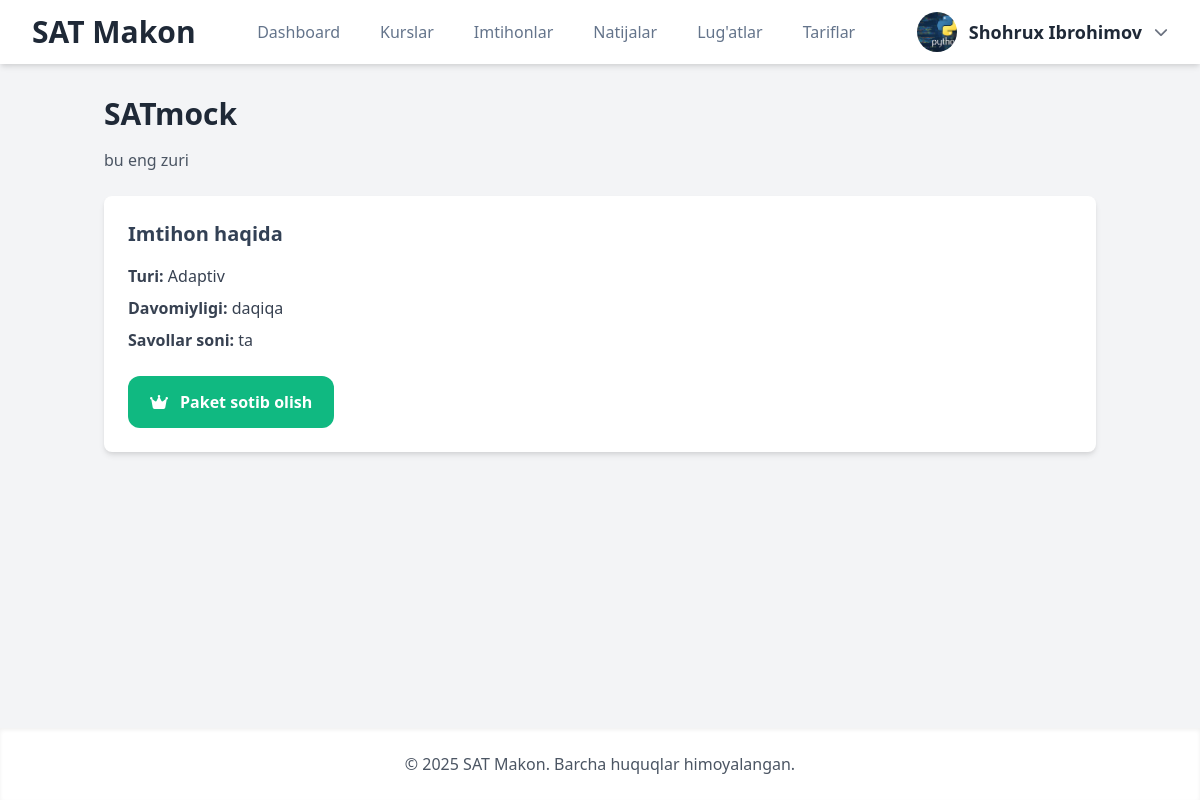
The app's page /edu-pro/exams/3/ (signed in) with its own data.
### Mock/models.py (models this page shows, shortened)
class CustomUser(AbstractUser):
    first_name = None
    last_name = None
    full_name = models.CharField(max_length=255, verbose_name="To'liq ism (F.I.Sh)")
    email = models.EmailField(unique=True, verbose_name="Elektron pochta")
    phone_number = models.CharField(max_length=20, unique=True, null=True, blank=True, verbose_name="Telefon raqami")
    center = models.ForeignKey(
        Center,
        on_delete=models.SET_NULL,
        null=True,
        blank=True,
        related_name='members',
        verbose_name="O'quv Markazi"
    )
    ROLE_CHOICES = [
        ('student', "O'quvchi"),
        ('teacher', "O'qituvchi"),
        ('center_admin', "Markaz Admini"),
        ('admin', "Platforma Super Admini"),
    ]
    role = models.CharField(max_length=20, choices=ROLE_CHOICES, default='student', verbose_name="Foydalanuvchi roli")
    profile_picture = models.ImageField(upload_to='profile_pics/', null=True, blank=True, verbose_name="Profil rasmi")
    bio = models.TextField(max_length=500, blank=True, verbose_name="O'zi haqida")
    ability = models.FloatField(default=0.0, verbose_name="Foydalanuvchi qobiliyati (Rasch)")
    teacher = models.ForeignKey(
        'self',
        on_delete=models.SET_NULL,
        null=True,
        blank=True,
        limit_choices_to=models.Q(role='teacher') | models.Q(role='center_admin'),
        related_name='students',
        verbose_name="Biriktirilgan Ustoz/Admin"
    )
    is_approved = models.BooleanField(default=True, verbose_name="Tasdiqlangan")
    is_banned = models.BooleanField(default=False, verbose_name="Bloklangan")
    USERNAME_FIELD = 'username'
    REQUIRED_FIELDS = ['email', 'full_name']
    def get_full_name(self):
        return self.full_name.strip()
    class Meta:
        verbose_name = "Foydalanuvchi"
        verbose_name_plural = "Foydalanuvchilar"

class Exam(models.Model):
    teacher = models.ForeignKey(settings.AUTH_USER_MODEL, on_delete=models.CASCADE, verbose_name="Ustoz")
    title = models.CharField(max_length=200, verbose_name="Test nomi")
    is_subject_exam = models.BooleanField(
        default=False,
        verbose_name="Mavzu testi",
        help_text="Agar bu imtihon to'liq SAT sinovi emas, balki biror mavzu bo'yicha test bo'lsa"
    )
    passing_percentage = models.PositiveIntegerField(
        default=60,
        verbose_name="O'tish foizi (%)",
        help_text="O'quvchi keyingi darsga o'tishi uchun to'plashi kerak bo'lgan minimal foiz (0-100)"
    )
    description = models.TextField(verbose_name="Tavsif", blank=True, null=True)
    is_premium = models.BooleanField(default=True, verbose_name="Pullik imtihon")
    is_active = models.BooleanField(default=True, verbose_name="Aktiv")
    created_at = models.DateTimeField(auto_now_add=True)
    center = models.ForeignKey(
        'Center',
        on_delete=models.CASCADE,
        related_name='exams',
        verbose_name="Tegishli Markaz",
        null=True
    )
    sections = models.ManyToManyField(
        'ExamSection',
        through='ExamSectionOrder',
        related_name='exams',
        verbose_name="Imtihon bo‘limlari"
    )
    class Meta:
        verbose_name = "Imtihon"
        verbose_name_plural = "Imtihonlar"
        unique_together = ('title', 'center')
        ordering = ['title']
    def get_or_create_flashcard_exam(self):
        if hasattr(self, 'flashcard_exam'):
            return getattr(self, 'flashcard_exam', None)

### Mock/views.py (the view)
# urls.py: path('<slug:slug>/exams/<int:exam_id>/', views.exam_detail_view, name='exam_detail'),
@login_required(login_url='login')
def exam_detail_view(request, slug, exam_id):
    center = get_object_or_404(Center, slug=slug)
    if request.user.center is None or request.user.center != center:
        messages.error(request, "Bu sahifaga kirish huquqingiz yo‘q.")
        return redirect('index')
    exam = get_object_or_404(
        Exam,
        id=exam_id,
        is_active=True,
        center=center  # MARKAZGA BOG‘LIQ!
    )
    user = request.user
    if not is_student(user):
        messages.error(request, "Sizda bu imtihonni boshlash huquqi yo'q.")
        return redirect('index')
    user_can_start_exam = not exam.is_premium or \
        user.has_active_subscription() or \
        (hasattr(user, 'balance') and user.balance.exam_credits > 0)
    if exam.is_premium and not user_can_start_exam:
        messages.error(request, "Bu imtihon pullik. Obuna yoki kredit sotib oling.")
        return redirect('price', slug=slug)
    flashcard_exam = exam.get_or_create_flashcard_exam()
    has_flashcard_exam = flashcard_exam is not None
    existing_attempt = UserAttempt.objects.filter(
        user=request.user,
        exam=exam,
        is_completed=False
    ).first()
    context = {
        'center': center,
        'exam': exam,
        'has_flashcard_exam': has_flashcard_exam,
        'existing_attempt': existing_attempt,
    }
    return render(request, 'student/exam_detail.html', context)

### Mock/context_processors.py (called while the page is built)
def global_context(request):
    default_name = "SAT Makon"
    context = {
        'CENTER_NAME': default_name,
        'center': None,
        'CENTER_SLUG': None,
    }
    if request.user.is_authenticated:
        user = request.user
        if hasattr(user, 'center') and user.center:
            current_center = user.center
            context['center'] = current_center
            context['CENTER_SLUG'] = current_center.slug
            context['CENTER_NAME'] = current_center.name
        if user.is_superuser:
            context['CENTER_NAME'] = default_name
            context['center'] = None
            context['CENTER_SLUG'] = None
    return context

### Mock/views.py (called while the page is built)
def is_student(user):
    return user.is_authenticated and user.role == 'student'

### Mock/templates/student/exam_detail.html (shortened to what this page needs)
{% extends 'base.html' %}
{% load static %}
{% block content %}
<div class="container mx-auto px-4 py-4">
    <h1 class="text-3xl font-bold text-gray-800 mb-4">{{ exam.title }}</h1>
    <p class="text-gray-600 mb-6">{{ exam.description|default:"Bu test SAT rasmiy formati asosida tuzilgan." }}</p>
    <div class="bg-white p-6 rounded-lg shadow-md">
        <h2 class="text-xl font-semibold mb-4">Imtihon haqida</h2>
        <ul class="space-y-2 text-gray-700">
            <li><span class="font-semibold">Turi:</span> {% if exam.exam_type == 'static' %}Statik{% else %}Adaptiv{% endif %}</li>
            <li><span class="font-semibold">Davomiyligi:</span> {{ total_duration }} daqiqa</li>
            <li><span class="font-semibold">Savollar soni:</span> {{ total_questions }} ta</li>
        </ul>
        {% if can_start_exam %}
            <button class="start-exam-btn btn bg-blue-600 hover:bg-blue-700 text-white font-semibold py-2.5 px-5 rounded-lg mt-6" data-exam-id="{{ exam.id }}">
                Imtihonni boshlash
            </button>
        {% else %}
            <a href="{% url 'price' center.slug %}" class="btn bg-green-500 hover:bg-green-600 text-white font-semibold py-2.5 px-5 rounded-lg mt-6">
                <i class="fas fa-crown mr-1"></i> Paket sotib olish
            </a>
        {% endif %}
    </div>
</div>
{% endblock %}

### Mock/templates/header.html (shortened to what this page needs)
{% load static i18n %}
<header class="bg-white shadow-md sticky top-0 z-50">
    <div class="container max-w-7xl mx-auto px-4 sm:px-6 lg:px-8">
        <div class="flex items-center justify-between h-16">
            <div class="flex-shrink-0">
                <a href="{% url 'index' %}" class="text-3xl font-bold text-gray-800">{{ CENTER_NAME }}</a>
            </div>
            <nav class="hidden md:flex md:items-center md:space-x-2 lg:space-x-4">
                {% if user.is_authenticated and user.role == 'student' %}
                <a href="{% url 'dashboard' slug=request.user.center.slug %}" class="nav-link {% if request.resolver_match.url_name == 'dashboard' %}active{% endif %}">Dashboard</a>
                <a href="{% url 'all_courses' center.slug %}" class="nav-link ">Kurslar</a>
                <a href="{% url 'all_exams' center.slug %}" class="nav-link {% if request.resolver_match.url_name == 'all_exams' %}active{% endif %}">Imtihonlar</a>
                <a href="{% url 'completed_exams' center.slug %}" class="nav-link {% if request.resolver_match.url_name == 'completed_exams' %}active{% endif %}">Natijalar</a>
                <a href="{% url 'my_flashcards' center.slug %}" class="nav-link {% if request.resolver_match.url_name == 'my_flashcards' %}active{% endif %}">Lug'atlar</a>
                <a href="{% url 'price' center.slug %}" class="nav-link {% if request.resolver_match.url_name == 'price' %}active{% endif %}">Tariflar</a>
                {% elif user.is_authenticated and user.role == 'admin' %}
                <a href="{% url 'center_list' %}" class="nav-link {% if request.resolver_match.url_name == 'center_list' %}active{% endif %}">O'quv markazlar</a>
                {% endif %}
            </nav>
            <div class="flex items-center space-x-4">
                {% if user.is_authenticated %}
                <div class="hidden md:block relative">
                    <button id="dropdownButton" class="flex items-center space-x-3 focus:outline-none">
                        {% if user.profile_picture %}
                            <img class="h-10 w-10 rounded-full object-cover" src="{{ user.profile_picture.url }}" alt="Profil rasmi">
                        {% else %}
                            <span class="h-10 w-10 rounded-full bg-blue-500 flex items-center justify-center text-white font-bold text-lg">
                                {{ user.username|first|upper }}
                            </span>
                        {% endif %}
                        <span class="font-semibold text-lg text-gray-800">{{ user.get_full_name|default:user.username }}</span>
                        <i class="fas fa-chevron-down text-gray-500 text-sm"></i>
                    </button>
                </div>
                {% else %}
                <div class="hidden md:block">
                       <a href="{% url 'login' %}" class="nav-link"><i class="fa-brands fa-telegram mr-1"></i> Kirish</a>
                </div>
                {% endif %}
            </div>
        </div>
    </div>
</header>

### Mock/static/css/custom.css (style rules this page uses)
:root { --primary-color: #4f46e5; --secondary-color: #0ea5e9; --success-color: #10b981; --danger-color: #ef4444; --slate-text: #334155; --slate-light: #64748b; --slate-bg: #f8fafc; --card-bg: #ffffff; --card-border: #eef2ff; --card-shadow: 0 4px 6px -1px rgb(0 0 0 / 0.05), 0 2px 4px -2px rgb(0 0 0 / 0.06); --card-shadow-hover: 0 10px 15px -3px rgb(0 0 0 / 0.07), 0 4px 6px -2px rgb(0 0 0 / 0.05); }
body { background-color: var(--slate-bg); color: var(--slate-text); font-family: 'Inter', sans-serif; -webkit-font-smoothing: antialiased; -moz-osx-font-smoothing: grayscale; }
.btn { font-weight: 600; padding: 0.75rem 1.25rem; border-radius: 0.75rem; transition: all 0.2s ease-in-out; text-align: center; display: inline-flex; align-items: center; justify-content: center; gap: 0.5rem; cursor: pointer; border: 2px solid transparent; white-space: nowrap; text-decoration: none; }
.nav-link, .mobile-nav-link { display: block; padding: 0.5rem 0.75rem; border-radius: 0.5rem; font-weight: 500; color: var(--slate-light); transition: all 0.2s ease; text-decoration: none; white-space: nowrap; }

### records on screen
CustomUser: profile_picture (picture), get_full_name "Shohrux Ibrohimov"
Exam: title "SATmock", description "bu eng zuri"

### other values on screen
{{ CENTER_NAME }} "SAT Makon"
